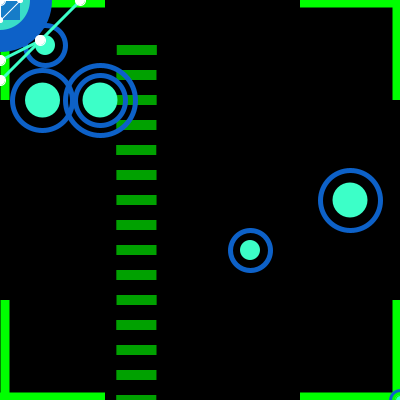
Frame 1 (no input)
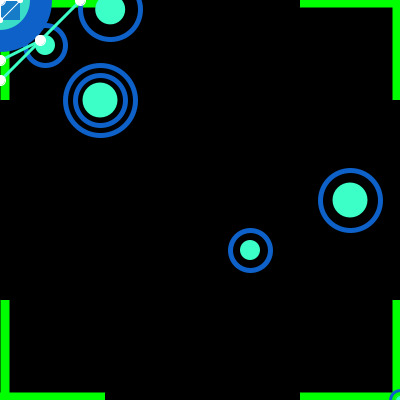
Frame 60 (the mouse pressed at the canvas centre just before this capture)
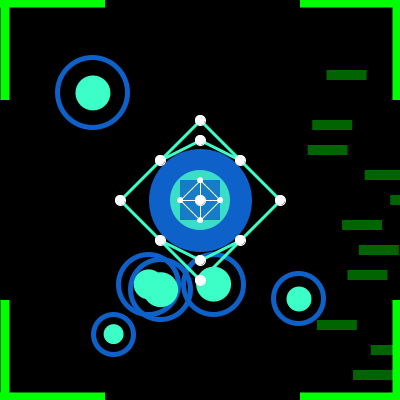
Frame 120 (the mouse held since frame 60 and released just before this capture)

The Processing sketch that drew these frames (run headless with seeded random() and noise(); from frame 60 on, the mouse is pressed at the canvas centre):

// Processing sketch: Processing_Work_02
// ── Processing_Work_02.pde
/*

AO-15 the angry robot 

Thanapon Ponpadung

AO-15 is looking for electron to eat. Can you help him?
Be careful though! Making him angry and he'll shock everything near him!

**press left mouse button to shoot lighting shock**

*/

void setup ()
{ 
  size(400,400);
  noCursor();
  ellipseMode(CENTER);
  rectMode(CENTER); 
}

void draw ()
{ 
  noCursor();
  frameRate(60);
  background(0);
  
  /////// Moving Background Particles //////////////////////
  
  noStroke();
  fill(0,255,0,100);
  rect((140-(tan(frameCount*0.017)*200)),50,40,10);
  rect((140-(tan(frameCount*0.015)*200)),50,40,10);
  rect((140-(tan(frameCount*0.0195)*200)),75,40,10);
  rect((140-(tan(frameCount*0.0165)*200)),75,40,10);
  rect((140-(tan(frameCount*0.016)*200)),100,40,10);
  rect((140-(tan(frameCount*0.018)*200)),100,40,10);
  rect((140-(tan(frameCount*0.0198)*200)),125,40,10);
  rect((140-(tan(frameCount*0.0165)*200)),125,40,10);
  rect((140-(tan(frameCount*0.0178)*200)),150,40,10);
  rect((140-(tan(frameCount*0.0199)*200)),150,40,10);
  rect((140-(tan(frameCount*0.0188)*200)),175,40,10);
  rect((140-(tan(frameCount*0.0165)*200)),175,40,10);
  rect((140-(tan(frameCount*0.0184)*200)),200,40,10);
  rect((140-(tan(frameCount*0.0167)*200)),200,40,10);
  rect((140-(tan(frameCount*0.017)*200)),225,40,10);
  rect((140-(tan(frameCount*0.0192)*200)),225,40,10);
  rect((140-(tan(frameCount*0.0168)*200)),250,40,10);
  rect((140-(tan(frameCount*0.0189)*200)),250,40,10);
  rect((140-(tan(frameCount*0.017)*200)),275,40,10);
  rect((140-(tan(frameCount*0.0191)*200)),275,40,10);
  rect((140-(tan(frameCount*0.0162)*200)),300,40,10);
  rect((140-(tan(frameCount*0.0179)*200)),300,40,10);
  rect((140-(tan(frameCount*0.0197)*200)),325,40,10);
  rect((140-(tan(frameCount*0.017)*200)),325,40,10);
  rect((140-(tan(frameCount*0.0187)*200)),350,40,10);
  rect((140-(tan(frameCount*0.0168)*200)),350,40,10);
  rect((140-(tan(frameCount*0.017)*200)),375,40,10);
  rect((140-(tan(frameCount*0.019)*200)),375,40,10);
  rect((140-(tan(frameCount*0.01956)*200)),400,40,10);
  rect((140-(tan(frameCount*0.0178)*200)),400,40,10);
  
  /////////////// Frame vignette Effect //////////////////
  noStroke();
  fill(0,255,0);
  rect(5,0,200,15);
  rect(5,0,9,200);
  rect(5,400,200,15);
  rect(5,400,9,200);
  rect(400,0,200,15);
  rect(400,0,15,200);
  rect(400,400,200,15);
  rect(400,400,15,200);
 
  ////////// Particle Highlight /////////////////
  /* Interactive particles
   number lower than 250 will appear on the left, higher on the right */
  
  strokeWeight(5);
  stroke(13,97,200);
  noFill();
  
  // Circling Particle 1
  ellipse(50-(sin(frameCount*0.03)*250),200-(cos(frameCount*0.03)*100),60,60);
  
  // Circling Particle 2
  ellipse(250-(sin(frameCount*0.02)*150),100-(cos(frameCount*0.02)*250),60,60);
    
  // Particle 1
  ellipse(200-(cos(mouseY*0.015)*100),200-(cos(mouseX*0.015)*100),50,50);
    
  // Particle 2
  ellipse(100-(sin(mouseY*0.015)*50),100-(sin(mouseX*0.015)*50),70,70);
    
  // Particle 3
  ellipse(350-(sin(mouseY*0.01)*150),200-(-sin(mouseX*0.005)*100),60,60);
  
   // Particle 4
  ellipse(250-(sin(mouseY*0.01)*150),250-(-sin(mouseX*0.005)*100),40,40);
  
   // Particle 5
  ellipse(45-(sin(mouseY*0.01)*150),45-(-sin(mouseX*0.005)*100),40,40);
    
  // Small Particle 1
  strokeWeight(3);
  circle(width-mouseX,height-mouseY,20);
  
  ////////// Particle inner //////////////////////
  
  // Circling Particle 1
  noStroke();
  fill(60,299,200);
  ellipse(50-(sin(frameCount*0.03)*250),200-(cos(frameCount*0.03)*100),35,35);
  
  // Circling Particle 2
  ellipse(250-(sin(frameCount*0.02)*150),100-(cos(frameCount*0.02)*250),30,30);
   
  // Particle 1
  ellipse(200-(cos(mouseY*0.015)*100),200-(cos(mouseX*0.015)*100),25,25);
   
  // Particle 2
  ellipse(100-(sin(mouseY*0.015)*50),100-(sin(mouseX*0.015)*50),35,35);
   
  // Particle 3
  ellipse(350-(sin(mouseY*0.01)*150),200-(-sin(mouseX*0.005)*100),35,35);
  
  // Particle 4
  ellipse(250-(sin(mouseY*0.01)*150),250-(-sin(mouseX*0.005)*100),20,20);
  
   // Particle 5
  ellipse(45-(sin(mouseY*0.01)*150),45-(-sin(mouseX*0.005)*100),20,20);
   
  // Small particle 1
  strokeWeight(1);
  stroke(0,255,0);
  fill(60,299,200);
  circle(width-mouseX,height-mouseY,10);
 
  //////////////// Character /////////////////
 
  // Bigger outer circle
  strokeWeight(3);
  stroke(13,97,200);
  fill(13,97,200,400);
  circle(mouseX,mouseY,100);

  // Outer circle
  strokeWeight(3);
  noStroke();
  fill(69,299,200,200);
  circle(mouseX,mouseY,60);
   
  // Inner square
  strokeWeight(1);
  noStroke();
  fill(13,97,200,200);
  rect(mouseX,mouseY,40,40);
  
  //////////////// Exoskeleton Parts ///////////////
  
  // Line 1
  strokeWeight(3);
  stroke(60,299,200);
  line(mouseX-80,mouseY,mouseX,mouseY-80);
  
  // Line 2
  stroke(60,299,200);
  line(mouseX-80,mouseY,mouseX,mouseY+80);
  
  // Line 3
  stroke(60,299,200);
  line(mouseX,mouseY-80,mouseX+80,mouseY);
  
  // Line 4
  stroke(60,299,200);
  line(mouseX,mouseY+80,mouseX+80,mouseY);
  
  // Line 5
  stroke(60,299,200);
  line(mouseX-40,mouseY-40,mouseX,mouseY-60);
  
  // Line 6 
  stroke(60,299,200);
  line(mouseX,mouseY-60,mouseX+40,mouseY-40);
  
  // Line 7
  stroke(60,299,200);
  line(mouseX-40,mouseY+40,mouseX,mouseY+60);
  
  // Line 8
  stroke(60,299,200);
  line(mouseX+40,mouseY+40,mouseX,mouseY+60);
  
  // Line 9
  strokeWeight(1);
  stroke(255,255,255);
  line(mouseX,mouseY-20,mouseX-20,mouseY);
  
  // Line 10
  stroke(255,255,255);
  line(mouseX-20,mouseY,mouseX,mouseY+20);
  
  // Line 11
  stroke(255,255,255);
  line(mouseX,mouseY-20,mouseX+20,mouseY);
  
  // Line 12
  stroke(255,255,255);
  line(mouseX+20,mouseY,mouseX,mouseY+20);
  
  // Line 13
  stroke(255,255,255);
  line(mouseX,mouseY-20,mouseX,mouseY);
  
  // Line 14
  stroke(255,255,255);
  line(mouseX-20,mouseY,mouseX,mouseY);
  
  // Line 15
  stroke(255,255,255);
  line(mouseX+20,mouseY,mouseX,mouseY);
  
  // Line 16
  stroke(255,255,255);
  line(mouseX,mouseY+20,mouseX,mouseY);
  
  // Dot A
  stroke(255,255,255);
  fill(255,255,255);
  circle(mouseX,mouseY-20,5);
  
  // Dot B
  stroke(255,255,255);
  fill(255,255,255);
  circle(mouseX-20,mouseY,5);
  
  // Dot C
  stroke(255,255,255);
  fill(255,255,255);
  circle(mouseX+20,mouseY,5);
  
  // Dot D
  stroke(255,255,255);
  fill(255,255,255);
  circle(mouseX,mouseY+20,5);
  
  // Dot M
  stroke(255,255,255);
  fill(255,255,255);
  circle(mouseX,mouseY-80,10);
  
  // Dot N
  stroke(255,255,255);
  fill(255,255,255);
  circle(mouseX-80,mouseY,10);
  
  // Dot O
  stroke(255,255,255);
  fill(255,255,255);
  circle(mouseX+80,mouseY,10);
  
  // Dot P
  stroke(255,255,255);
  fill(255,255,255);
  circle(mouseX,mouseY+80,10);
  
  // Dot Q
  stroke(255,255,255);
  fill(255,255,255);
  circle(mouseX-40,mouseY-40,10);
  
  // Dot R
  stroke(255,255,255);
  fill(255,255,255);
  circle(mouseX+40,mouseY-40,10);
  
  // Dot S
  stroke(255,255,255);
  fill(255,255,255);
  circle(mouseX-40,mouseY+40,10);
  
  // Dot T
  stroke(255,255,255);
  fill(255,255,255);
  circle(mouseX+40,mouseY+40,10);
  
  // Dot U
  stroke(255,255,255);
  fill(255,255,255);
  circle(mouseX,mouseY-60,10);
  
  // Dot V
  stroke(255,255,255);
  fill(255,255,255);
  circle(mouseX,mouseY+60,10);
  
  
  // inner circle
  stroke(255);
  fill(255);
  circle(mouseX,mouseY,10);

}

void mousePressed()

{
  
  // slow down framerate to make the event clearer to see
  frameRate(5);
  background(255);
    
  ////////////////// Draw lighting to particles /////////////////////////////////
   
  strokeWeight(3);
  stroke(255,0,0);
   
  // Circling particle 1
  line(mouseX,mouseY,50-(sin(frameCount*0.015)*250),200-(cos(frameCount*0.0150)*100));
  
  // circling particle 2
  line(mouseX,mouseY,250-(sin(frameCount*0.02)*150),100-(cos(frameCount*0.02)*250));
   
  // particle 1
  line(mouseX,mouseY,200-(cos(mouseY*0.015)*100),200-(cos(mouseX*0.015)*100));
   
  // particle 2
  line(mouseX,mouseY,100-(sin(mouseY*0.015)*50),100-(sin(mouseX*0.015)*50));
   
  // particle 3
  line(mouseX,mouseY,350-(sin(mouseY*0.01)*150),200-(-sin(mouseX*0.005)*100));
  
  // particle 4
  line(mouseX,mouseY,250-(sin(mouseY*0.01)*150),250-(-sin(mouseX*0.005)*100));
  
  // particle 5
  line(mouseX,mouseY,45-(sin(mouseY*0.01)*150),45-(-sin(mouseX*0.005)*100));
   
  // small particle 1
  line(mouseX,mouseY,width-mouseX,height-mouseY);
   
  ////////////////////// Drawing highlight on particles ///////////////////////
    
  // Circling Particle 1
  strokeWeight(5);
  stroke(255,0,0);
  fill(0);
  ellipse(50-(sin(frameCount*0.015)*250),200-(cos(frameCount*0.0150)*100),40,40);
  
  // Circling Particle 2
  ellipse(250-(sin(frameCount*0.02)*150),100-(cos(frameCount*0.02)*250),60,60);
    
  // Particle 1
  ellipse(200-(cos(mouseY*0.015)*100),200-(cos(mouseX*0.015)*100),50,50);
    
  // Particle 2
  ellipse(100-(sin(mouseY*0.015)*50),100-(sin(mouseX*0.015)*50),40,40);
    
  // particle 3
  ellipse(350-(sin(mouseY*0.01)*150),200-(-sin(mouseX*0.005)*100),40,40);
  
  // particle 4
  ellipse(250-(sin(mouseY*0.01)*150),250-(-sin(mouseX*0.005)*100),20,20);
 
  // particle 5
  ellipse(45-(sin(mouseY*0.01)*150),45-(-sin(mouseX*0.005)*100),40,40);
    
  // Small particle 1
  strokeWeight(3);
  circle(width-mouseX,height-mouseY,20);
 
}
